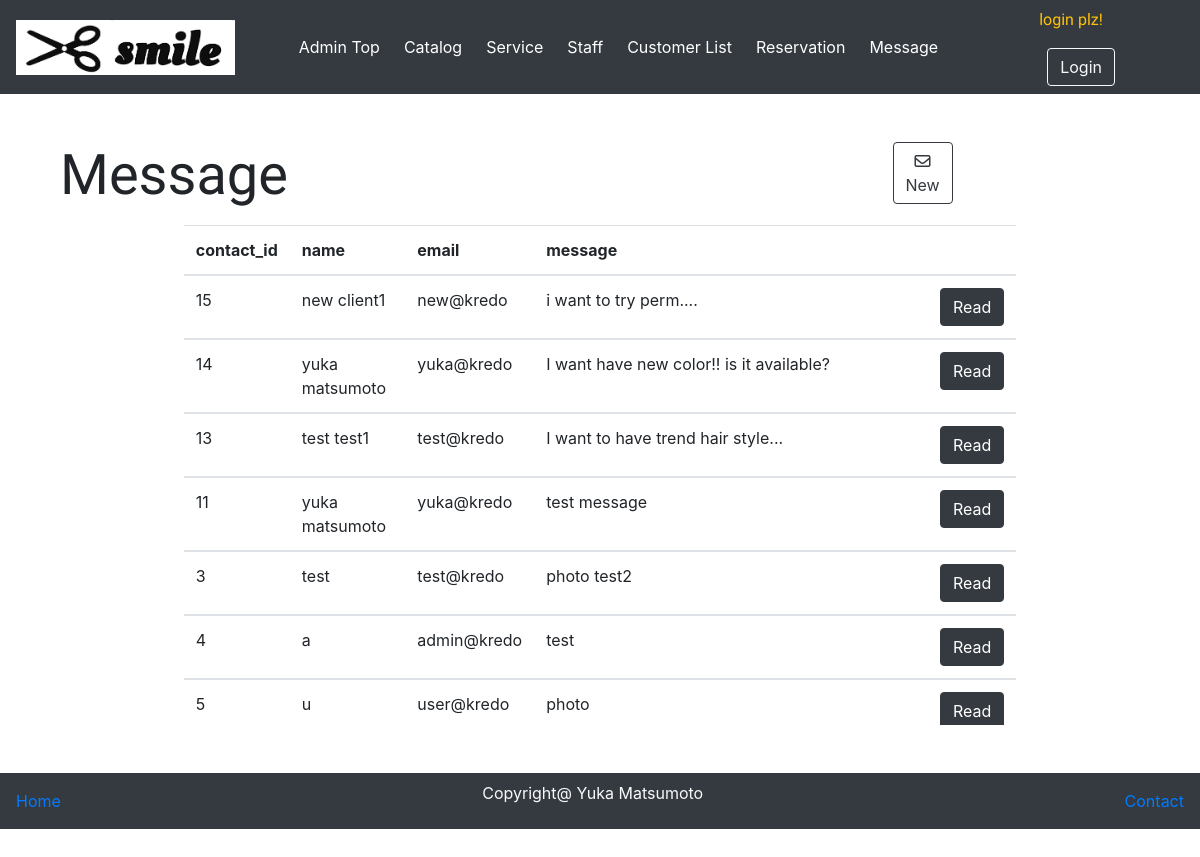
Page /msg_list.php on the earlier database version.
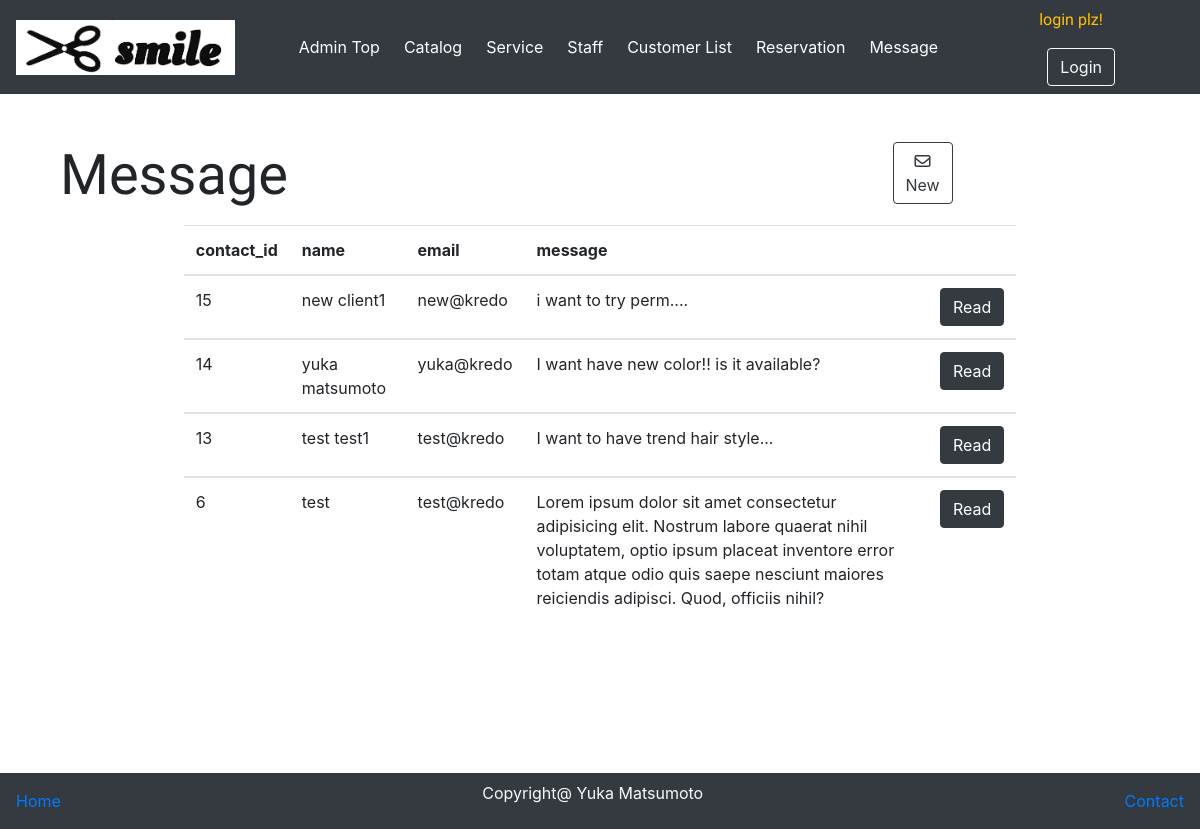
Same page on the later database version.
### tables this page shows
CREATE TABLE `contact` (
  `contact_id` int(11) NOT NULL,
  `contact_name` varchar(30) NOT NULL,
  `contact_email` varchar(100) NOT NULL,
  `gender` varchar(20) DEFAULT NULL,
  `service` varchar(100) DEFAULT NULL,
  `stylist` varchar(100) DEFAULT NULL,
  `comment` varchar(300) NOT NULL,
  `iphoto` varchar(300) NOT NULL,
  `c_id` int(11) DEFAULT NULL,
  `send_time` timestamp NOT NULL DEFAULT CURRENT_TIMESTAMP ON UPDATE CURRENT_TIMESTAMP
);

### classes/connection.php (called while the page is built, shortened)
<?php
class Connection{
    private $servername="localhost";
    private $username ="root";
    private $password ="root";
    private $db_name ="hairsalon";
    function __construct(){
        $this->conn = new mysqli($this->servername,$this->username,$this->password,$this->db_name);
        if($this->conn->connect_error){
            die('error connection to database'.$this->conn->connect_error);
        }else{
            return $this->conn;
        }
    }
}
?>

### hairsalonAction.php (called while the page is built, shortened)
<?php
include 'classes/Hairsalon.php';
$Hairsalon= new Hairsalon;
?>

### classes/Hairsalon.php (called while the page is built, shortened)
<?php
include 'connection.php';
class Hairsalon extends Connection{
function displayContact(){
    $sql ="SELECT * FROM contact ORDER BY send_time DESC";
    $result = $this->conn->query($sql);
    if ($result->num_rows > 0){
        while ($rows = $result ->fetch_assoc()){
            $row[] = $rows;
        }return $row;
    }else{
        return FALSE;
    }
}
}
?>

### msg_list.php (the view, shortened to what this page needs)
<?php
include 'adminMenu.php';
$msg_list = $Hairsalon->displayContact();
?>
<!doctype html>
<html lang="en">
  <head>
    <link rel="stylesheet" href="https://stackpath.bootstrapcdn.com/bootstrap/4.3.1/css/bootstrap.min.css">
  </head>
  <body>
      <div class="container mt-5">
          <div class="row mx-auto">
            <div class="col-lg-9">
              <p class="display-4">Message</p>
            </div>
            <div class="col-lg-3">
              <a href="new_message.php" class="btn btn-outline-dark"><i class="far fa-envelope"></i><br>New</a>
            </div>
          </div>
          <div class="w-75 mx-auto" id="list">
          <table class="table table-hover">
                <thead>
                  <th>contact_id</th>
                  <th>name</th>
                  <th>email</th>
                  <th>message</th>
                  <th></th>
                </thead>
                <div class="div">
                <?php foreach($msg_list as $row3) :?>
                <tbody>
                    <td><?php echo $row3['contact_id']?></td>
                    <td><?php echo $row3['contact_name']?></td>
                    <td><?php echo $row3['contact_email']?></td>
                    <td><?php echo $row3['comment'] ?></td>
                    <td><a href="msg_detail.php?contact_id=<?php echo $row3['contact_id'];?>" class="btn btn-dark">Read</a></td>
                </tbody>
                <?php endforeach;?>
                </div>
              </table>
          </div>
      </div>
        <nav class="nav navbar bg-dark mt-5">
        <a href="dashboard.php" >Home</a>
        <p class="text-light">Copyright@ Yuka Matsumoto</p>
        <a href="contactpage.php">Contact</a>
        </nav>
  </body>
</html>

Differences in the rows shown:
removed contact: contact_id "11", contact_name "yuka matsumoto", contact_email "yuka@kredo", comment "test message"
removed contact: contact_id "3", contact_name "test", contact_email "test@kredo", comment "photo test2"
removed contact: contact_id "4", contact_name "a", contact_email "admin@kredo", comment "test"
removed contact: contact_id "5", contact_name "u", contact_email "user@kredo", comment "photo"
now on this page (row unchanged): contact: contact_id "6", contact_name "test", contact_email "test@kredo", comment "Lorem ipsum dolor sit amet consectetur adipisicing elit. Nostrum labore quaerat nihil voluptatem, optio ipsum placeat inventore error totam atque odio quis saepe nesciunt maiores reiciendis adipisci. Quod, officiis nihil?"
